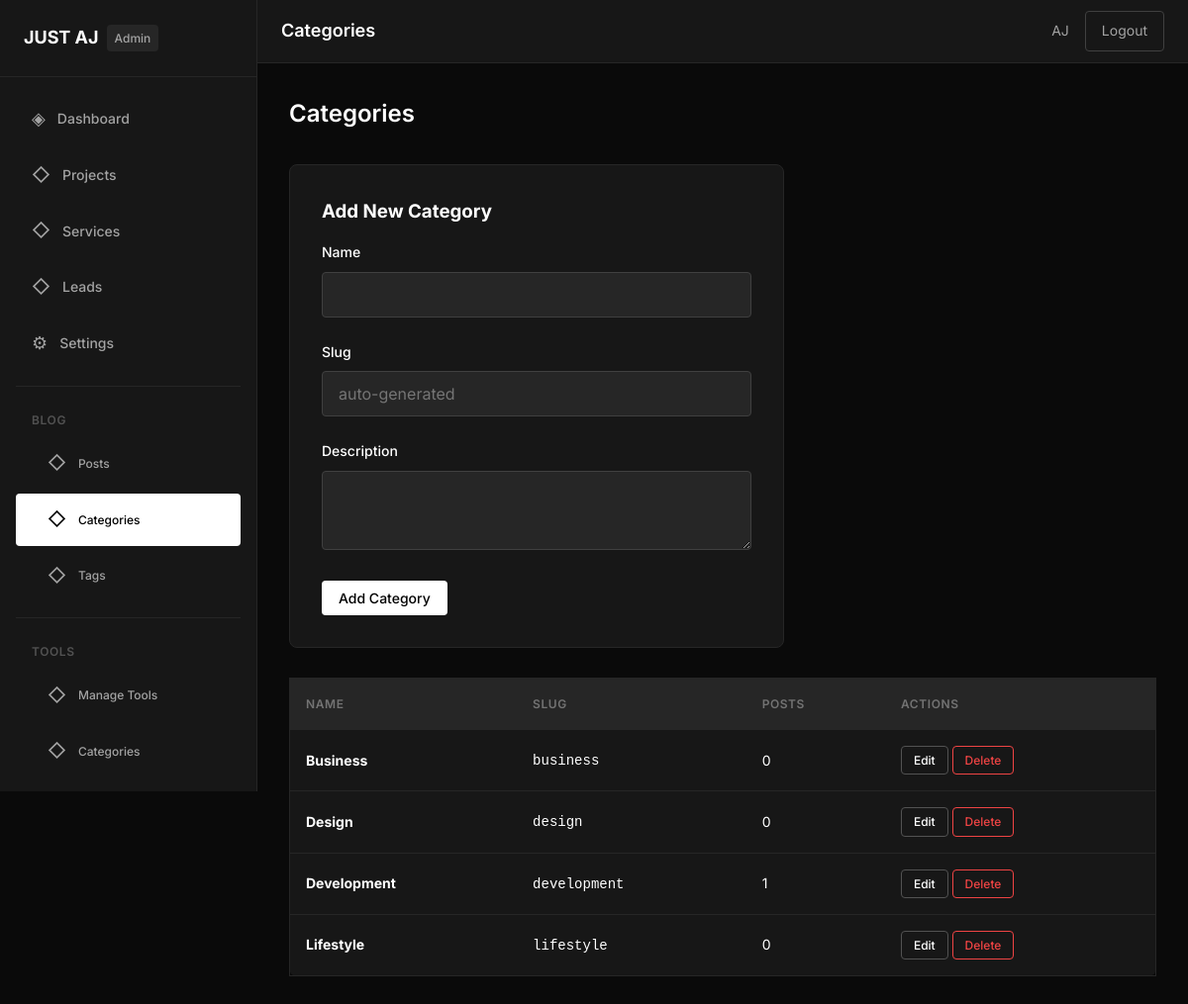
Screenshot of /admin/blog/categories/index.php (signed in) with the database file from the repository.
### tables this page shows
CREATE TABLE `settings` (
    `id` INT(11) NOT NULL AUTO_INCREMENT,
    `setting_key` VARCHAR(255) NOT NULL,
    `setting_value` TEXT,
    PRIMARY KEY (`id`),
    UNIQUE KEY `setting_key` (`setting_key`)
);

CREATE TABLE `blog_categories` (
    `id` INT(11) NOT NULL AUTO_INCREMENT,
    `name` VARCHAR(255) NOT NULL,
    `slug` VARCHAR(255) NOT NULL,
    `description` TEXT,
    `created_at` TIMESTAMP DEFAULT CURRENT_TIMESTAMP,
    PRIMARY KEY (`id`),
    UNIQUE KEY `slug` (`slug`)
);

### includes/functions.php (called while the page is built, shortened)
<?php
function getSetting($key, $default = '') {
    global $pdo;
    $stmt = $pdo->prepare('SELECT setting_value FROM settings WHERE setting_key = ?');
    $stmt->execute([$key]);
    $result = $stmt->fetch();
    return $result ? $result['setting_value'] : $default;
}

### admin/blog/categories/index.php (the view, shortened to what this page needs)
<?php
$currentPage = 'blog-categories';
require_once '../../../includes/db.php';
require_once '../../../includes/functions.php';
$categories = $pdo->query('SELECT bc.*, COUNT(bp.id) as post_count
                          FROM blog_categories bc
                          LEFT JOIN blog_posts bp ON bc.id = bp.category_id
                          GROUP BY bc.id
                          ORDER BY bc.name')->fetchAll();
?>
<?php include '../../../includes/admin-header.php'; ?>
<div class="page-header">
    <h1 class="page-title">Categories</h1>
</div>
<div class="form-card" style="max-width: 500px; margin-bottom: 30px;">
    <h3 style="margin-bottom: 15px;">Add New Category</h3>
    <form method="POST">
        <div class="form-group">
            <label for="name" class="form-label">Name</label>
            <input type="text" id="name" name="name" class="form-input" required>
        </div>
        <div class="form-group">
            <label for="slug" class="form-label">Slug</label>
            <input type="text" id="slug" name="slug" class="form-input" placeholder="auto-generated">
        </div>
        <div class="form-group">
            <label for="description" class="form-label">Description</label>
            <textarea id="description" name="description" class="form-textarea" style="min-height: 80px;"></textarea>
        </div>
        <button type="submit" name="add_category" class="btn btn-primary">Add Category</button>
    </form>
</div>
<?php if (!empty($categories)): ?>
<div class="table-container">
    <table class="data-table">
        <thead>
            <tr>
                <th>Name</th>
                <th>Slug</th>
                <th>Posts</th>
                <th>Actions</th>
            </tr>
        </thead>
        <tbody>
            <?php foreach ($categories as $cat): ?>
            <tr>
                <td><strong><?php echo htmlspecialchars($cat['name']); ?></strong></td>
                <td><code><?php echo htmlspecialchars($cat['slug']); ?></code></td>
                <td><?php echo $cat['post_count']; ?></td>
                <td>
                    <a href="edit.php?id=<?php echo $cat['id']; ?>" class="btn btn-secondary btn-sm">Edit</a>
                    <a href="delete.php?id=<?php echo $cat['id']; ?>" class="btn btn-danger btn-sm" onclick="return confirmDelete('Delete this category?')">Delete</a>
                </td>
            </tr>
            <?php endforeach; ?>
        </tbody>
    </table>
</div>
<?php endif; ?>
<?php include '../../../includes/admin-footer.php'; ?>

### includes/admin-sidebar.php (shortened to what this page needs)
<aside class="admin-sidebar">
                <div class="sidebar-header">
                    <a href="<?php echo SITE_URL; ?>/admin/dashboard.php" class="sidebar-logo">
                        <span class="logo-text"><?php echo htmlspecialchars(getSetting('site_name', 'AJ OS')); ?></span>
                        <span class="logo-badge">Admin</span>
                    </a>
                </div>
                <nav class="sidebar-nav">
                    <ul class="nav-menu">
                        <li class="nav-item">
                            <a href="<?php echo SITE_URL; ?>/admin/dashboard.php" class="nav-link <?php echo $currentPage === 'dashboard' ? 'active' : ''; ?>">
                                <span class="nav-icon">◈</span>
                                Dashboard
                            </a>
                        </li>
                        <li class="nav-item">
                            <a href="<?php echo SITE_URL; ?>/admin/projects/index.php" class="nav-link <?php echo $currentPage === 'projects' ? 'active' : ''; ?>">
                                <span class="nav-icon">◇</span>
                                Projects
                            </a>
                        </li>
                        <li class="nav-item">
                            <a href="<?php echo SITE_URL; ?>/admin/services/index.php" class="nav-link <?php echo $currentPage === 'services' ? 'active' : ''; ?>">
                                <span class="nav-icon">◇</span>
                                Services
                            </a>
                        </li>
                        <li class="nav-item">
                            <a href="<?php echo SITE_URL; ?>/admin/leads/index.php" class="nav-link <?php echo $currentPage === 'leads' ? 'active' : ''; ?>">
                                <span class="nav-icon">◇</span>
                                Leads
                            </a>
                        </li>
                        <li class="nav-item">
                            <a href="<?php echo SITE_URL; ?>/admin/settings.php" class="nav-link <?php echo $currentPage === 'settings' ? 'active' : ''; ?>">
                                <span class="nav-icon">⚙</span>
                                Settings
                            </a>
                        </li>
                    </ul>
                    <div class="nav-divider"></div>
                    <p class="nav-label">Blog</p>
                    <ul class="nav-menu">
                        <li class="nav-item nav-sub">
                            <a href="<?php echo SITE_URL; ?>/admin/blog/posts/" class="nav-link <?php echo $currentPage === 'blog-posts' ? 'active' : ''; ?>">
                                <span class="nav-icon">◇</span>
                                Posts
                            </a>
                        </li>
                        <li class="nav-item nav-sub">
                            <a href="<?php echo SITE_URL; ?>/admin/blog/categories/" class="nav-link <?php echo $currentPage === 'blog-categories' ? 'active' : ''; ?>">
                                <span class="nav-icon">◇</span>
                                Categories
                            </a>
                        </li>
                        <li class="nav-item nav-sub">
                            <a href="<?php echo SITE_URL; ?>/admin/blog/tags/" class="nav-link <?php echo $currentPage === 'blog-tags' ? 'active' : ''; ?>">
                                <span class="nav-icon">◇</span>
                                Tags
                            </a>
                        </li>
                    </ul>
                    <div class="nav-divider"></div>
                    <p class="nav-label">Tools</p>
                    <ul class="nav-menu">
                        <li class="nav-item nav-sub">
                            <a href="<?php echo SITE_URL; ?>/admin/tools/tools/" class="nav-link <?php echo $currentPage === 'tools-manage' ? 'active' : ''; ?>">
                                <span class="nav-icon">◇</span>
                                Manage Tools
                            </a>
                        </li>
                        <li class="nav-item nav-sub">
                            <a href="<?php echo SITE_URL; ?>/admin/tools/categories/" class="nav-link <?php echo $currentPage === 'tool-categories' ? 'active' : ''; ?>">
                                <span class="nav-icon">◇</span>
                                Categories
                            </a>
                        </li>
                    </ul>
                </nav>
            </aside>

### rows the page displays
settings: setting_value "JUST AJ"
blog_categories: name "Business", slug "business", post_count "0"
blog_categories: name "Design", slug "design", post_count "0"
blog_categories: name "Development", slug "development", post_count "1"
blog_categories: name "Lifestyle", slug "lifestyle", post_count "0"

### other values shown
$pageTitle "Categories"
$currentAdmin['name'] "AJ"
